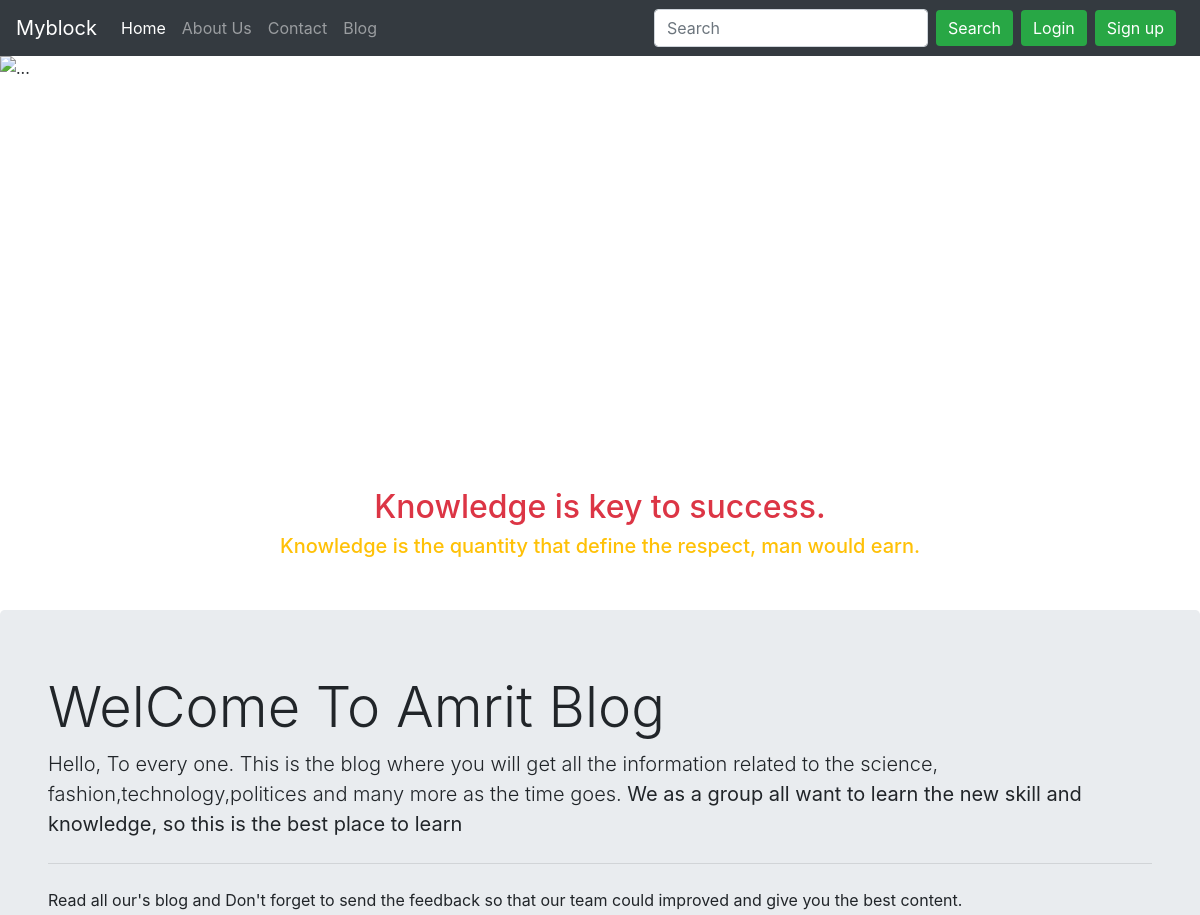
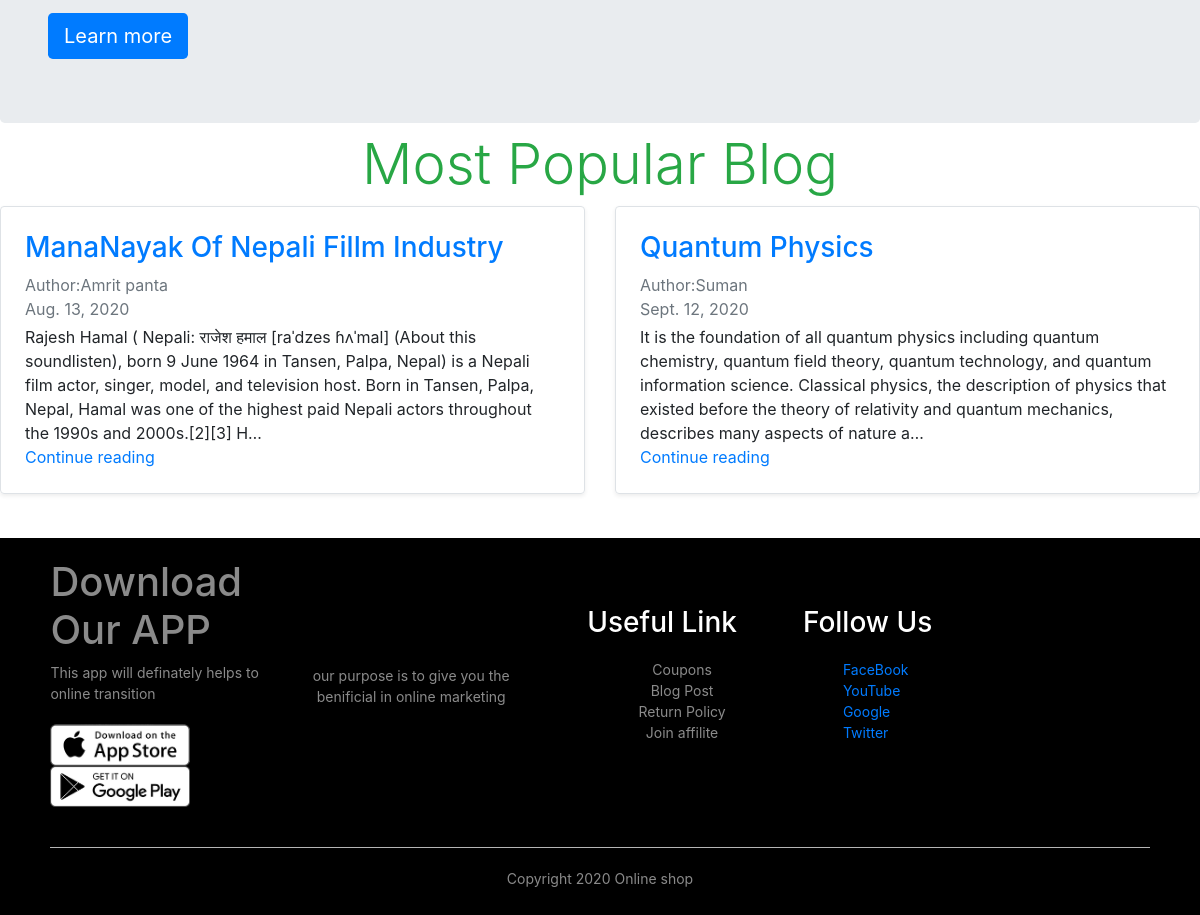
The page / on the database its author committed (2 pictures, top to bottom).
### blog/models.py (models this page shows, shortened)
class Posts(models.Model):
    sno=models.AutoField(primary_key=True)
    title=models.CharField(max_length=300)
    author=models.CharField(max_length=300)
    content=models.TextField()
    timestamp=models.DateField(blank=True)
    img=models.ImageField(upload_to='blog/images')
    slug=models.CharField(max_length=200)

### home/views.py (the view)
# urls.py: path('',views.home,name='home'),
def home(request):
    allpost=Posts.objects.all()
    context={'allpost':allpost}
    return render(request,'home/home.htm',context)

### templates/home/home.htm (shortened to what this page needs)
{% extends 'base.htm'%}
{% block home%}active{% endblock%}
{% block body%}
{% load static %}
<div class="container-fluid  px-0">
  <div class="header">
    <div id="carouselExampleCaptions" class="carousel slide carousel-fade" data-ride="carousel">
      <ol class="carousel-indicators">
        <li data-target="#carouselExampleCaptions" data-slide-to="0" class="active"></li>
        <li data-target="#carouselExampleCaptions" data-slide-to="1"></li>
        <li data-target="#carouselExampleCaptions" data-slide-to="2"></li>
      </ol>
      <div class="carousel-inner">
        <div class="carousel-item active" data-interval="10000">
          <img src="{% static '3.jpg '%}" class="d-block w-100" alt="..." height="550px" width="800px">
          <div class="carousel-caption d-none d-md-block">
            <h2 class="text-danger">Knowledge is key to success.</h2>
            <h5 class="text-warning">Knowledge is the quantity that define the respect, man would earn.</h5>
          </div>
        </div>
      </div>
      <a class="carousel-control-prev" href="#carouselExampleCaptions" role="button" data-slide="prev">
        <span class="carousel-control-prev-icon" aria-hidden="true"></span>
      </a>
      <a class="carousel-control-next" href="#carouselExampleCaptions" role="button" data-slide="next">
        <span class="carousel-control-next-icon" aria-hidden="true"></span>
      </a>
    </div>
  </div>
  <div class="jumbotron my-1 px-5">
    <h1 class="display-4">WelCome To Amrit Blog</h1>
    <p class="lead">Hello, To every one. This is the blog where you will get all the information related to the science,
      fashion,technology,politices and many more as the time goes.
      <b>We as a group all want to learn the new skill and knowledge, so this is the best place to learn</b>
    </p>
    <hr class="my-4">
    <p>Read all our's blog and Don't forget to send the feedback so that our team could improved and give you the best
      content.</p>
    <a class="btn btn-primary btn-lg" href="/blog" role="button">Learn more</a>
  </div>
  <h4 class="display-4 text-success text-center my-2">Most Popular Blog</h4>
  <div class="row">
    <div class="col-sm-6">
      <div class="row no-gutters border rounded overflow-hidden flex-md-row mb-4 shadow-sm h-md-250 position-relative">
        <div class="col p-4 d-flex flex-column position-static">
          <h3 class="d-inline-block mb-2 text-primary">{{allpost.0.title}}</h3>
          <p class="mb-0 text-muted">Author:{{allpost.0.author}}</p>
          <div class="mb-1 text-muted">{{allpost.0.timestamp}}</div>
          <p class="card-text mb-auto">{{allpost.0.content|truncatechars:300}}
          </p>
          <a href="/blog" class="stretched-link">Continue reading</a>
        </div>
      </div>
    </div>
    <div class="col-sm-6 ">
      <div class="row no-gutters border rounded overflow-hidden flex-md-row mb-4 shadow-sm h-md-250 position-relative">
        <div class="col p-4 d-flex flex-column position-static">
          <h3 class="d-inline-block mb-2 text-primary">{{allpost.6.title}}</h3>
          <p class="mb-0 text-muted">Author:{{allpost.6.author}}</p>
          <div class="mb-1 text-muted">{{allpost.6.timestamp}}</div>
          <p class="card-text mb-auto">{{allpost.6.content|truncatechars:300}}
          </p>
          <a href="/blog" class="stretched-link">Continue reading</a>
        </div>
      </div>
    </div>
  </div>
</div>
{% endblock%}

### static/css/mystyle.css (style rules this page uses)
html,body { height: 100%; }
.container-fluid { min-height: 100%; }

### templates/base.htm (style rules this page uses)
.btn { outline: none; border: none; }
.row { display: flex; align-items: center; flex-wrap: wrap; justify-content: space-around; }

### rows shown on the page
Posts: title "ManaNayak Of Nepali Fillm Industry", author "Amrit panta", timestamp "Aug. 13, 2020", content "Rajesh Hamal ( Nepali: राजेश हमाल [raˈdzes ɦʌˈmal] (About this soundlisten), born 9 June 1964 in Tansen, Palpa, Nepal) is a Nepali film actor, singer, model, and television host. Born in Tansen, Palpa, Nepal, Hamal was one of the highest paid Nepali actors throughout the 1990s and 2000s.[2][3] H…"
Posts: title "Quantum Physics", author "Suman", timestamp "Sept. 12, 2020", content "It is the foundation of all quantum physics including quantum chemistry, quantum field theory, quantum technology, and quantum information science. Classical physics, the description of physics that existed before the theory of relativity and quantum mechanics, describes many aspects of nature a…"
